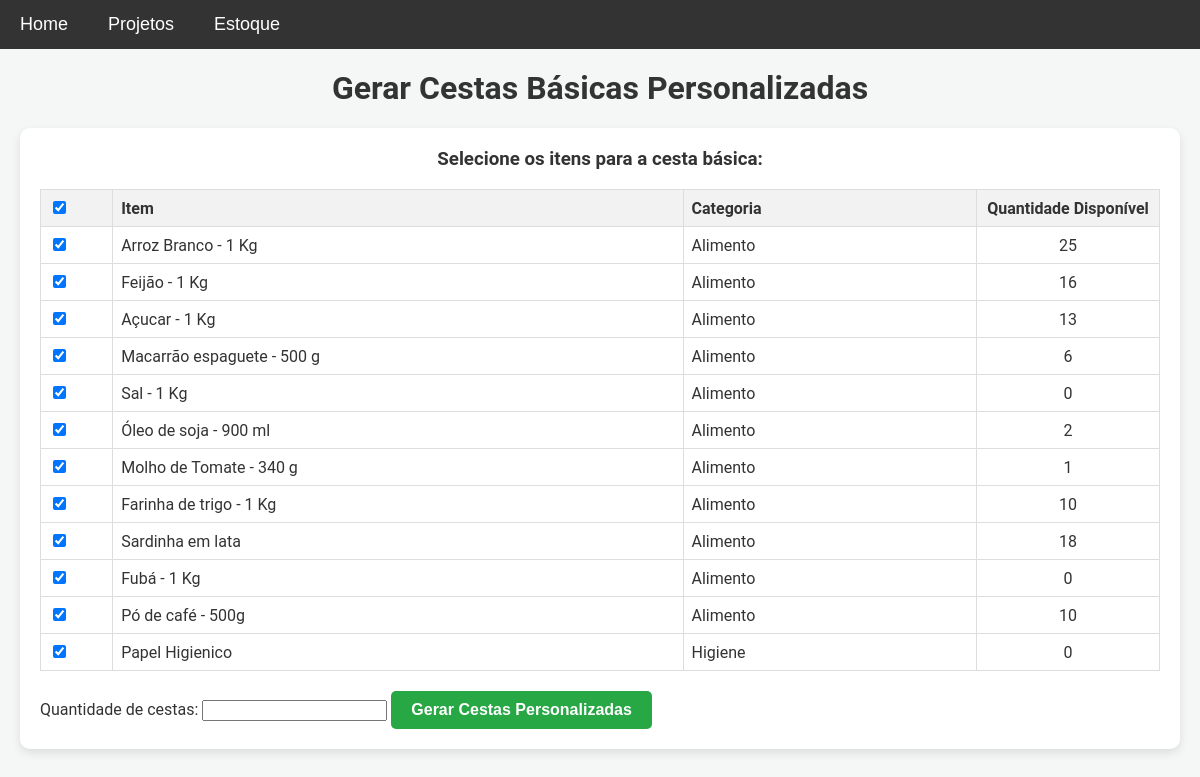
The app's page /cestas_personalizadas, older data.
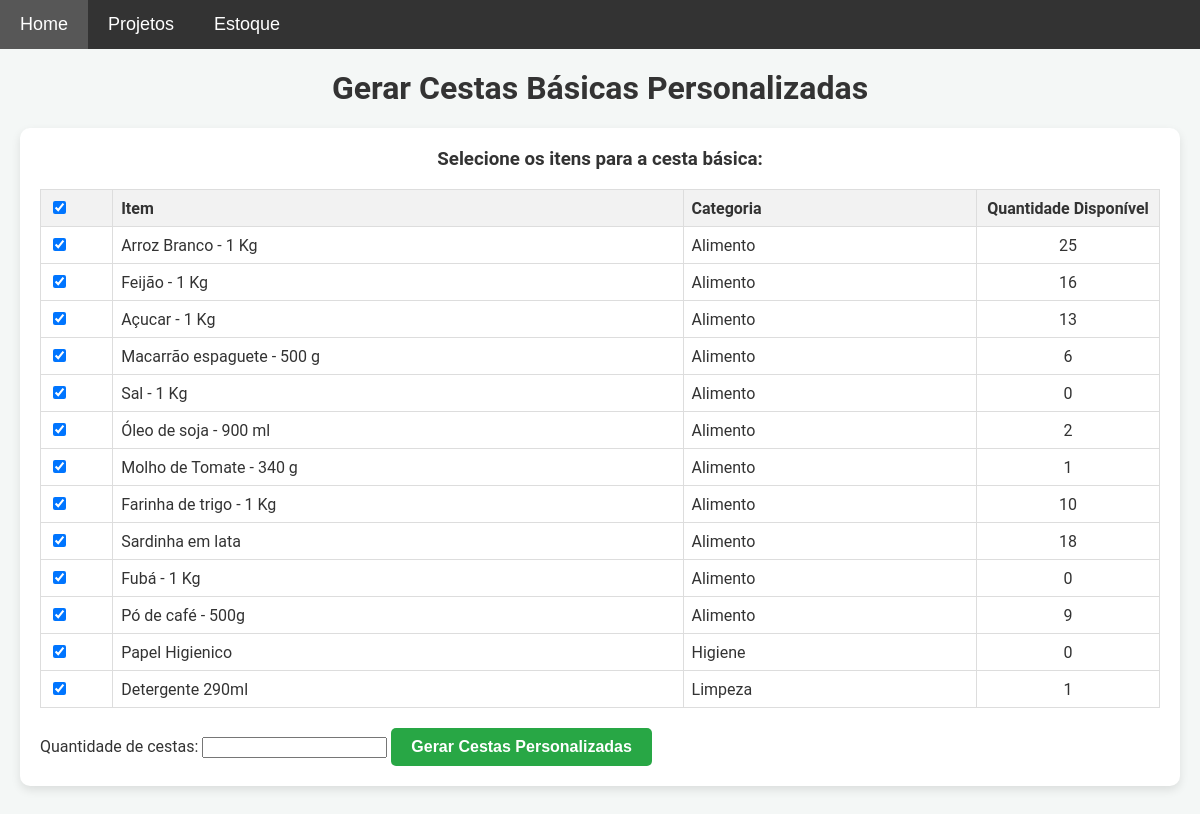
The same page, newer data.
### models.py (models this page shows)
class Item(db.Model):
    __table_args__ = {'extend_existing': True}  # Estende a tabela existente ao invés de tentar recriá-la
    id = db.Column(db.Integer, primary_key=True)
    nome = db.Column(db.String(100), nullable=False)
    descricao = db.Column(db.Text, nullable=False)
    categoria = db.Column(db.String(50), nullable=False)
    quantidade = db.Column(db.Integer, nullable=False, default=0)
    preco = db.Column(db.Float, nullable=False)

### app.py (the view)
@app.route('/cestas_personalizadas')
def cestas_personalizadas():
    itens = Item.query.all()
    return render_template('cestas_personalizadas.html', itens=itens)

### templates/cestas_personalizadas.html (shortened to what this page needs)
{% extends 'base.html' %}
{% block content %}
    <h1>Gerar Cestas Básicas Personalizadas</h1>
    <form method="POST" action="{{ url_for('gerar_cestas_personalizadas') }}">
        <h3>Selecione os itens para a cesta básica:</h3>
        <table>
            <thead>
                <tr>
                    <th style="width: 5%;">
                        <input type="checkbox" id="select-all" checked>
                    </th>
                    <th style="width: 50%;">Item</th>
                    <th style="width: 25%;">Categoria</th>
                    <th style="width: 15%;">Quantidade Disponível</th>
                </tr>
            </thead>
            <tbody>
                {% for item in itens %}
                <tr>
                    <td>
                        <input type="checkbox" name="itens_selecionados" value="{{ item.id }}" class="item-checkbox" checked>
                    </td>
                    <td>{{ item.nome }}</td>
                    <td>{{ item.categoria }}</td>
                    <td>{{ item.quantidade }}</td>
                </tr>
                {% endfor %}
            </tbody>
        </table>
        <label for="quantidade">Quantidade de cestas:</label>
        <input type="number" name="quantidade" id="quantidade" min="1" required>
        <button type="submit">Gerar Cestas Personalizadas</button>
    </form>
{% endblock %}

Row changes from the older to the newer data that the page shows:
changed Item "Pó de café - 500g": quantidade "10" → "9"
added Item: nome "Detergente 290ml", categoria "Limpeza", quantidade "1"
